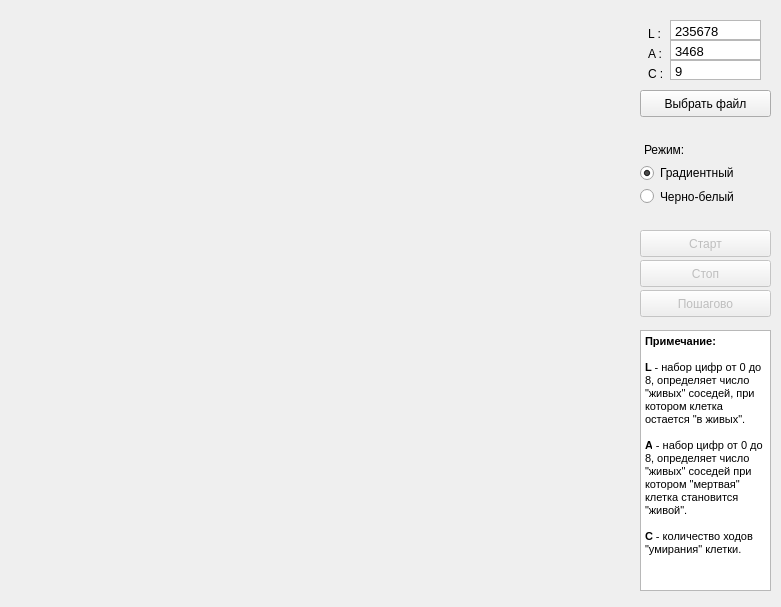
<?xml version="1.0" encoding="UTF-8"?>
<ui version="4.0">
 <class>MainWindow</class>
 <widget class="QMainWindow" name="MainWindow">
  <property name="geometry">
   <rect>
    <x>0</x>
    <y>0</y>
    <width>781</width>
    <height>607</height>
   </rect>
  </property>
  <property name="minimumSize">
   <size>
    <width>781</width>
    <height>607</height>
   </size>
  </property>
  <property name="maximumSize">
   <size>
    <width>781</width>
    <height>607</height>
   </size>
  </property>
  <property name="windowTitle">
   <string>Клеточный автомат</string>
  </property>
  <widget class="QWidget" name="centralWidget">
   <widget class="QLabel" name="label">
    <property name="geometry">
     <rect>
      <x>10</x>
      <y>20</y>
      <width>621</width>
      <height>571</height>
     </rect>
    </property>
    <property name="text">
     <string/>
    </property>
   </widget>
   <widget class="QPushButton" name="start">
    <property name="enabled">
     <bool>false</bool>
    </property>
    <property name="geometry">
     <rect>
      <x>640</x>
      <y>230</y>
      <width>131</width>
      <height>27</height>
     </rect>
    </property>
    <property name="text">
     <string>Старт</string>
    </property>
   </widget>
   <widget class="QLabel" name="label_2">
    <property name="geometry">
     <rect>
      <x>648</x>
      <y>24</y>
      <width>21</width>
      <height>19</height>
     </rect>
    </property>
    <property name="text">
     <string>L :</string>
    </property>
   </widget>
   <widget class="QTextEdit" name="textEdit_L">
    <property name="geometry">
     <rect>
      <x>670</x>
      <y>20</y>
      <width>91</width>
      <height>20</height>
     </rect>
    </property>
    <property name="verticalScrollBarPolicy">
     <enum>Qt::ScrollBarAlwaysOff</enum>
    </property>
    <property name="html">
     <string>&lt;!DOCTYPE HTML PUBLIC &quot;-//W3C//DTD HTML 4.0//EN&quot; &quot;http://www.w3.org/TR/REC-html40/strict.dtd&quot;&gt;
&lt;html&gt;&lt;head&gt;&lt;meta name=&quot;qrichtext&quot; content=&quot;1&quot; /&gt;&lt;style type=&quot;text/css&quot;&gt;
p, li { white-space: pre-wrap; }
&lt;/style&gt;&lt;/head&gt;&lt;body style=&quot; font-family:'Droid Sans'; font-size:10pt; font-weight:400; font-style:normal;&quot;&gt;
&lt;p style=&quot; margin-top:0px; margin-bottom:0px; margin-left:0px; margin-right:0px; -qt-block-indent:0; text-indent:0px;&quot;&gt;235678&lt;/p&gt;&lt;/body&gt;&lt;/html&gt;</string>
    </property>
   </widget>
   <widget class="QLabel" name="label_3">
    <property name="geometry">
     <rect>
      <x>648</x>
      <y>44</y>
      <width>21</width>
      <height>19</height>
     </rect>
    </property>
    <property name="text">
     <string>A :</string>
    </property>
   </widget>
   <widget class="QTextEdit" name="textEdit_A">
    <property name="geometry">
     <rect>
      <x>670</x>
      <y>40</y>
      <width>91</width>
      <height>20</height>
     </rect>
    </property>
    <property name="verticalScrollBarPolicy">
     <enum>Qt::ScrollBarAlwaysOff</enum>
    </property>
    <property name="html">
     <string>&lt;!DOCTYPE HTML PUBLIC &quot;-//W3C//DTD HTML 4.0//EN&quot; &quot;http://www.w3.org/TR/REC-html40/strict.dtd&quot;&gt;
&lt;html&gt;&lt;head&gt;&lt;meta name=&quot;qrichtext&quot; content=&quot;1&quot; /&gt;&lt;style type=&quot;text/css&quot;&gt;
p, li { white-space: pre-wrap; }
&lt;/style&gt;&lt;/head&gt;&lt;body style=&quot; font-family:'Droid Sans'; font-size:10pt; font-weight:400; font-style:normal;&quot;&gt;
&lt;p style=&quot; margin-top:0px; margin-bottom:0px; margin-left:0px; margin-right:0px; -qt-block-indent:0; text-indent:0px;&quot;&gt;3468&lt;/p&gt;&lt;/body&gt;&lt;/html&gt;</string>
    </property>
   </widget>
   <widget class="QLabel" name="label_4">
    <property name="geometry">
     <rect>
      <x>648</x>
      <y>64</y>
      <width>21</width>
      <height>19</height>
     </rect>
    </property>
    <property name="text">
     <string>C :</string>
    </property>
   </widget>
   <widget class="QTextEdit" name="textEdit_C">
    <property name="geometry">
     <rect>
      <x>670</x>
      <y>60</y>
      <width>91</width>
      <height>20</height>
     </rect>
    </property>
    <property name="verticalScrollBarPolicy">
     <enum>Qt::ScrollBarAlwaysOff</enum>
    </property>
    <property name="html">
     <string>&lt;!DOCTYPE HTML PUBLIC &quot;-//W3C//DTD HTML 4.0//EN&quot; &quot;http://www.w3.org/TR/REC-html40/strict.dtd&quot;&gt;
&lt;html&gt;&lt;head&gt;&lt;meta name=&quot;qrichtext&quot; content=&quot;1&quot; /&gt;&lt;style type=&quot;text/css&quot;&gt;
p, li { white-space: pre-wrap; }
&lt;/style&gt;&lt;/head&gt;&lt;body style=&quot; font-family:'Droid Sans'; font-size:10pt; font-weight:400; font-style:normal;&quot;&gt;
&lt;p style=&quot; margin-top:0px; margin-bottom:0px; margin-left:0px; margin-right:0px; -qt-block-indent:0; text-indent:0px;&quot;&gt;9&lt;/p&gt;&lt;/body&gt;&lt;/html&gt;</string>
    </property>
   </widget>
   <widget class="QPushButton" name="loadFile">
    <property name="geometry">
     <rect>
      <x>640</x>
      <y>90</y>
      <width>131</width>
      <height>27</height>
     </rect>
    </property>
    <property name="text">
     <string>Выбрать файл</string>
    </property>
   </widget>
   <widget class="QRadioButton" name="radioButton">
    <property name="geometry">
     <rect>
      <x>640</x>
      <y>186</y>
      <width>121</width>
      <height>21</height>
     </rect>
    </property>
    <property name="text">
     <string>Черно-белый</string>
    </property>
    <property name="checked">
     <bool>false</bool>
    </property>
   </widget>
   <widget class="QRadioButton" name="radioButton_2">
    <property name="geometry">
     <rect>
      <x>640</x>
      <y>161</y>
      <width>121</width>
      <height>24</height>
     </rect>
    </property>
    <property name="text">
     <string>Градиентный</string>
    </property>
    <property name="checked">
     <bool>true</bool>
    </property>
   </widget>
   <widget class="QLabel" name="label_5">
    <property name="geometry">
     <rect>
      <x>644</x>
      <y>140</y>
      <width>70</width>
      <height>19</height>
     </rect>
    </property>
    <property name="text">
     <string>Режим:</string>
    </property>
   </widget>
   <widget class="QPushButton" name="stop">
    <property name="enabled">
     <bool>false</bool>
    </property>
    <property name="geometry">
     <rect>
      <x>640</x>
      <y>260</y>
      <width>131</width>
      <height>27</height>
     </rect>
    </property>
    <property name="text">
     <string>Стоп</string>
    </property>
   </widget>
   <widget class="QPushButton" name="step_by_step">
    <property name="enabled">
     <bool>false</bool>
    </property>
    <property name="geometry">
     <rect>
      <x>640</x>
      <y>290</y>
      <width>131</width>
      <height>27</height>
     </rect>
    </property>
    <property name="text">
     <string>Пошагово</string>
    </property>
   </widget>
   <widget class="QTextEdit" name="textEdit">
    <property name="enabled">
     <bool>true</bool>
    </property>
    <property name="geometry">
     <rect>
      <x>640</x>
      <y>330</y>
      <width>131</width>
      <height>261</height>
     </rect>
    </property>
    <property name="readOnly">
     <bool>true</bool>
    </property>
    <property name="html">
     <string>&lt;!DOCTYPE HTML PUBLIC &quot;-//W3C//DTD HTML 4.0//EN&quot; &quot;http://www.w3.org/TR/REC-html40/strict.dtd&quot;&gt;
&lt;html&gt;&lt;head&gt;&lt;meta name=&quot;qrichtext&quot; content=&quot;1&quot; /&gt;&lt;style type=&quot;text/css&quot;&gt;
p, li { white-space: pre-wrap; }
&lt;/style&gt;&lt;/head&gt;&lt;body style=&quot; font-family:'Droid Sans'; font-size:10pt; font-weight:400; font-style:normal;&quot;&gt;
&lt;p style=&quot; margin-top:0px; margin-bottom:0px; margin-left:0px; margin-right:0px; -qt-block-indent:0; text-indent:0px;&quot;&gt;&lt;span style=&quot; font-size:8pt; font-weight:600;&quot;&gt;Примечание: &lt;/span&gt;&lt;/p&gt;
&lt;p style=&quot;-qt-paragraph-type:empty; margin-top:0px; margin-bottom:0px; margin-left:0px; margin-right:0px; -qt-block-indent:0; text-indent:0px; font-size:8pt; font-weight:600;&quot;&gt;&lt;br /&gt;&lt;/p&gt;
&lt;p style=&quot; margin-top:0px; margin-bottom:0px; margin-left:0px; margin-right:0px; -qt-block-indent:0; text-indent:0px;&quot;&gt;&lt;span style=&quot; font-size:8pt; font-weight:600;&quot;&gt;L &lt;/span&gt;&lt;span style=&quot; font-size:8pt;&quot;&gt;- набор цифр от 0 до 8, определяет число &amp;quot;живых&amp;quot; соседей, при котором клетка остается &amp;quot;в живых&amp;quot;.&lt;/span&gt;&lt;/p&gt;
&lt;p style=&quot;-qt-paragraph-type:empty; margin-top:0px; margin-bottom:0px; margin-left:0px; margin-right:0px; -qt-block-indent:0; text-indent:0px; font-size:8pt;&quot;&gt;&lt;br /&gt;&lt;/p&gt;
&lt;p style=&quot; margin-top:0px; margin-bottom:0px; margin-left:0px; margin-right:0px; -qt-block-indent:0; text-indent:0px;&quot;&gt;&lt;span style=&quot; font-family:'Arial,Helvetica,sans-serif'; font-size:8pt; font-weight:600; color:#000000; background-color:#ffffff;&quot;&gt;A&lt;/span&gt;&lt;span style=&quot; font-family:'Arial,Helvetica,sans-serif'; font-size:8pt; color:#000000; background-color:#ffffff;&quot;&gt; - набор цифр от 0 до 8, определяет число &amp;quot;живых&amp;quot; соседей при котором &amp;quot;мертвая&amp;quot; клетка становится &amp;quot;живой&amp;quot;.&lt;/span&gt;&lt;/p&gt;
&lt;p style=&quot;-qt-paragraph-type:empty; margin-top:0px; margin-bottom:0px; margin-left:0px; margin-right:0px; -qt-block-indent:0; text-indent:0px; font-family:'Arial,Helvetica,sans-serif'; font-size:8pt; color:#000000;&quot;&gt;&lt;br /&gt;&lt;/p&gt;
&lt;p style=&quot; margin-top:0px; margin-bottom:0px; margin-left:0px; margin-right:0px; -qt-block-indent:0; text-indent:0px;&quot;&gt;&lt;span style=&quot; font-family:'Arial,Helvetica,sans-serif'; font-size:8pt; font-weight:600; color:#000000; background-color:#ffffff;&quot;&gt;С &lt;/span&gt;&lt;span style=&quot; font-family:'Arial,Helvetica,sans-serif'; font-size:8pt; color:#000000; background-color:#ffffff;&quot;&gt;- количество ходов &amp;quot;умирания&amp;quot; клетки.&lt;/span&gt;&lt;/p&gt;&lt;/body&gt;&lt;/html&gt;</string>
    </property>
   </widget>
  </widget>
 </widget>
 <layoutdefault spacing="6" margin="11"/>
 <resources/>
 <connections/>
</ui>
